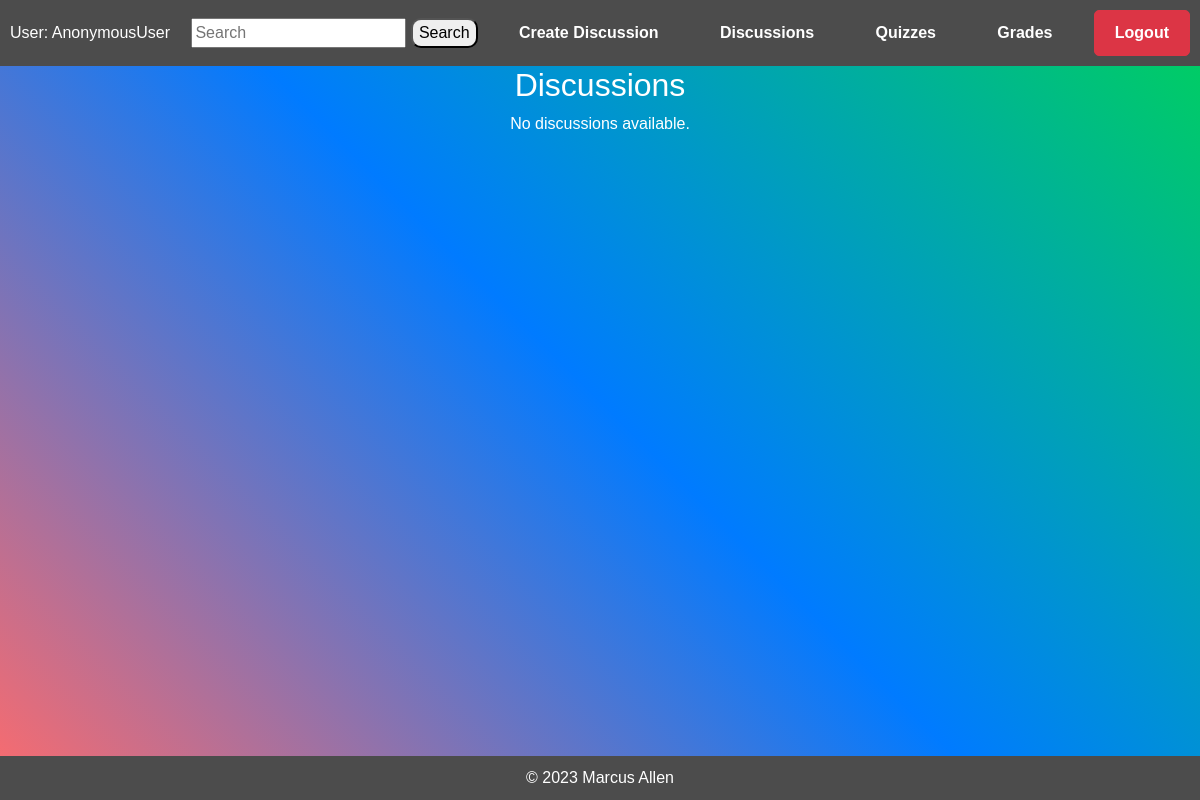
/students/created_discussions/, run on an earlier commit of the app's database.
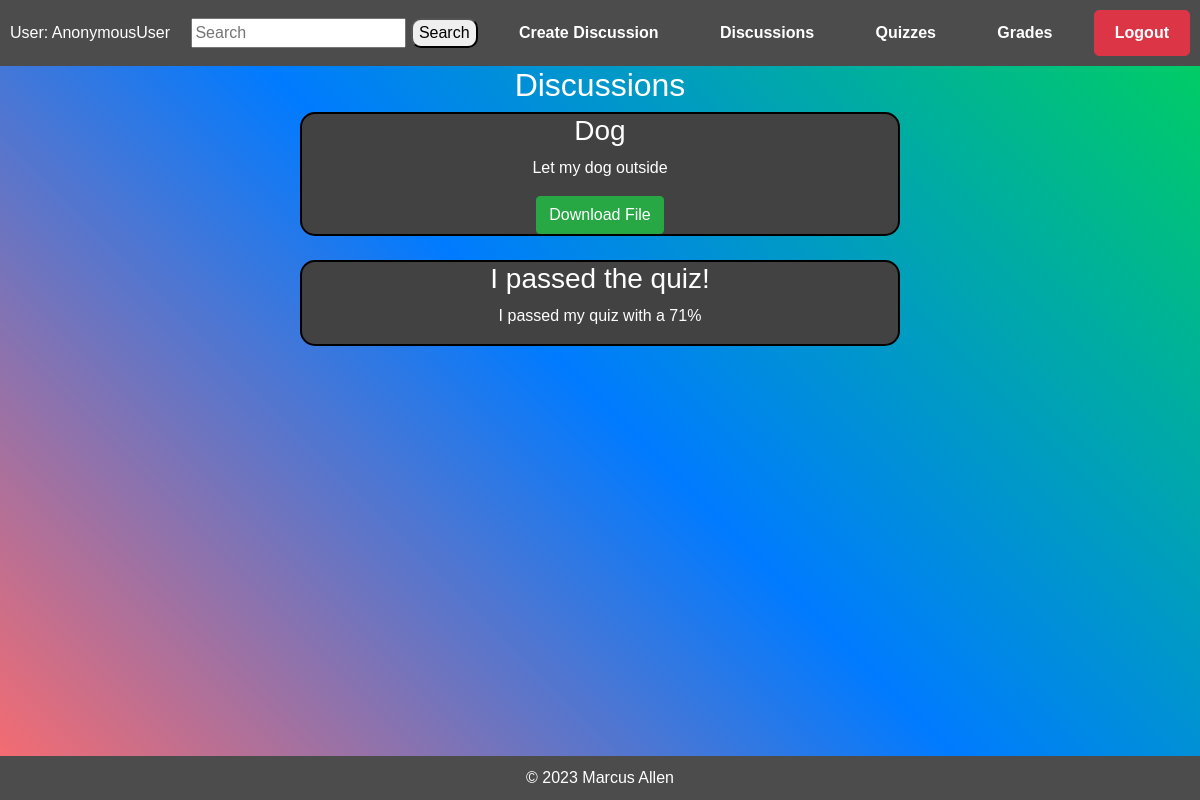
And on a later commit of the database.
### teachers/models.py (models this page shows)
class Discussion(models.Model):
    subject = models.CharField(max_length=255)
    message = models.TextField()
    file = models.FileField(upload_to='discussion_files/', null=True, blank=True)
    author = models.ForeignKey(User, on_delete=models.CASCADE)
    parent_post = models.ForeignKey('self', null=True, blank=True, on_delete=models.CASCADE)

### students/views.py (the view)
# urls.py: path('created_discussions/', views.discussions, name='discussions'),
def discussions(request):
    discussions = Discussion.objects.all()
    context = {
        'discussions': discussions,
    }
    return render(request, "students/created_discussions.html", context)

### students/templates/students/created_discussions.html
{% extends "students/index.html" %}
{% block content %}
  <h2>Discussions</h2>
  <div class="existing-discussions">
    {% for discussion in discussions %}
      <div class="discussion text-center" style="border: 2px solid black; border-radius: 15px; background-color: rgb(66, 66, 66); width: 600px;">
        <h3>{{ discussion.subject }}</h3>
        <p>{{ discussion.message }}</p>
        {% if discussion.file %}
          <a href="{{ discussion.file.url }}" class="btn btn-success" download>Download File</a>
        {% endif %}
      </div>
      <br>
    {% empty %}
      <p>No discussions available.</p>
    {% endfor %}
  </div>
{% endblock %}

What changed in the data, as far as the page shows it:
added Discussion: subject "Dog", message "Let my dog outside"
added Discussion: subject "I passed the quiz!", message "I passed my quiz with a 71%"
Also different on the page:
text no longer shown: "No discussions available."
